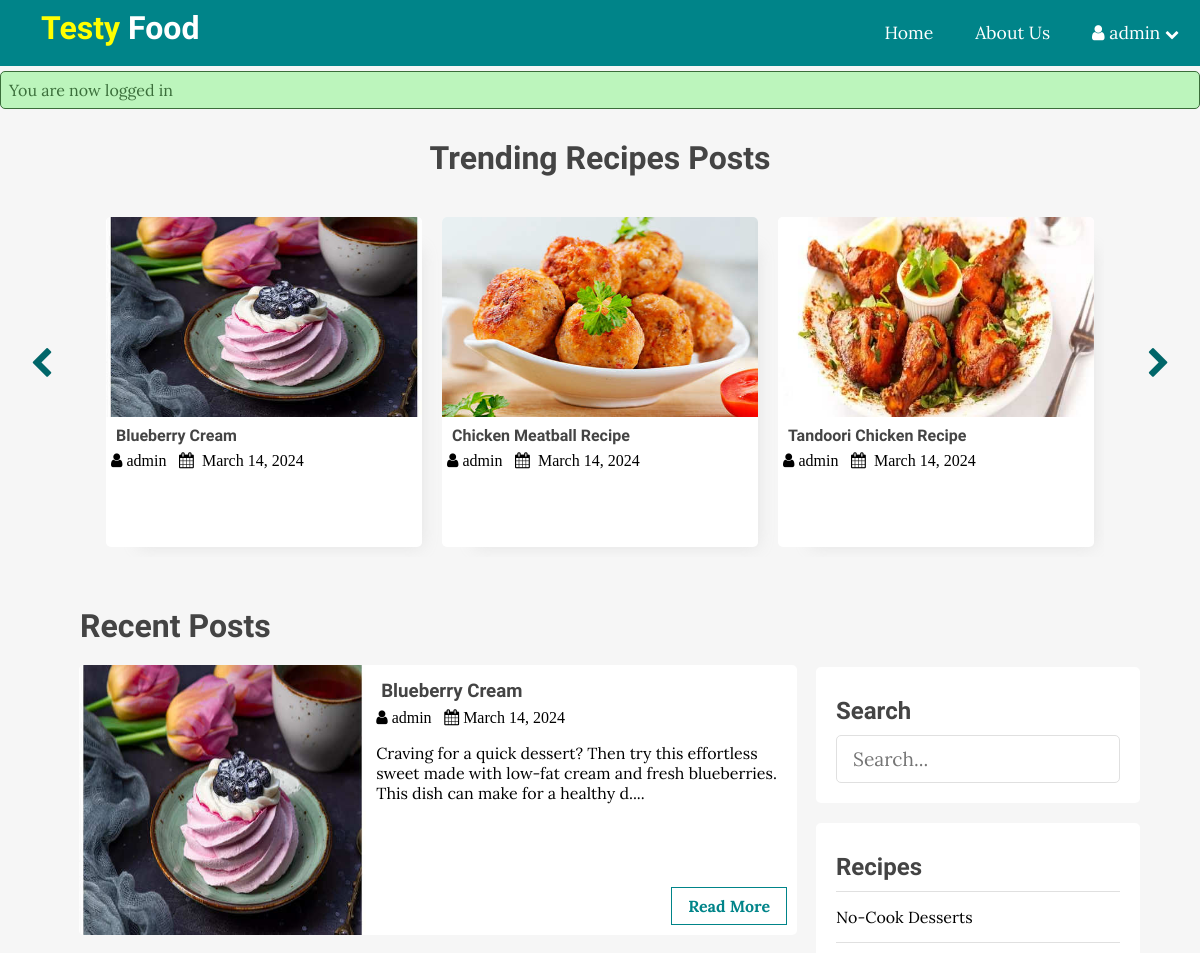
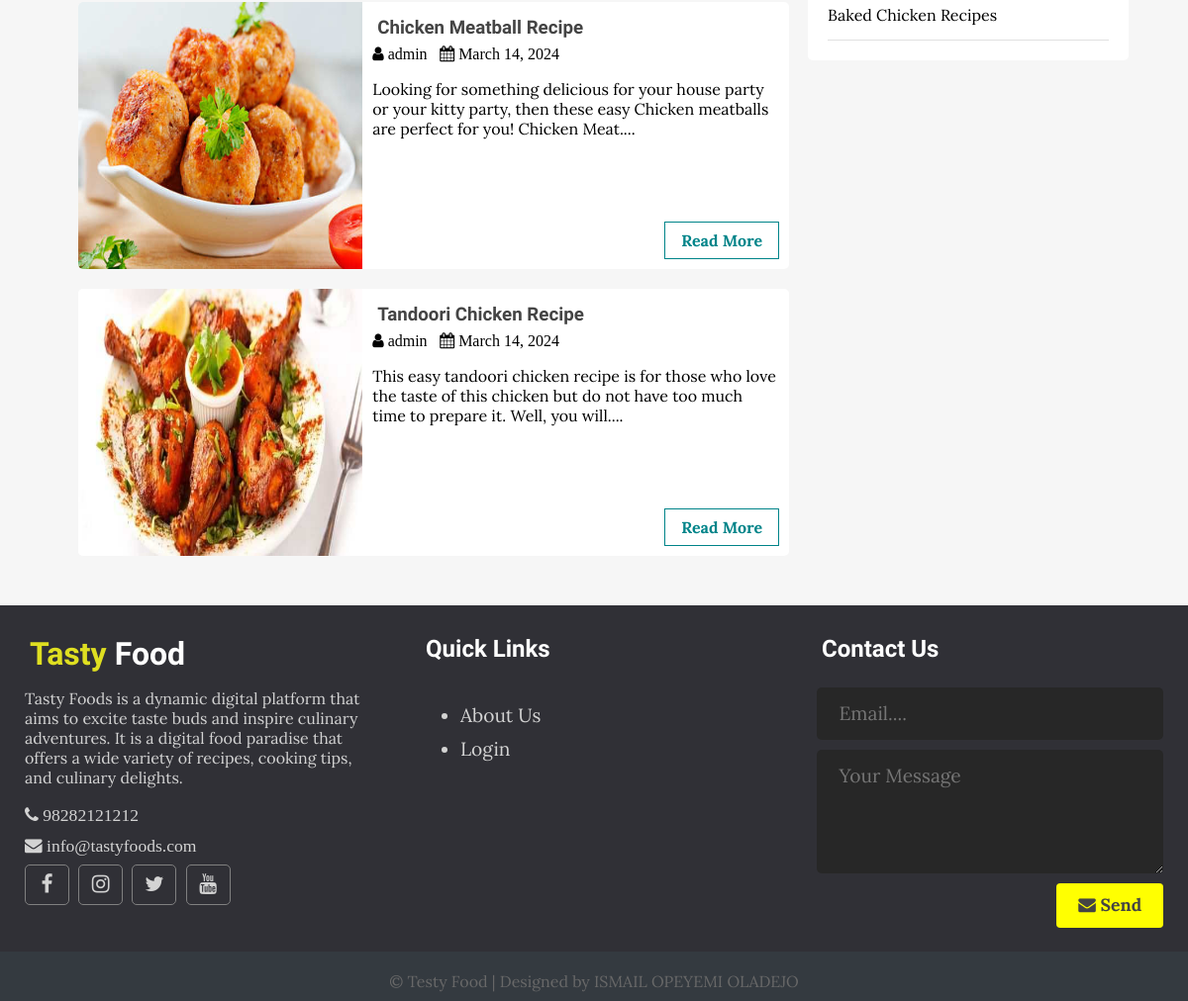
The page / (signed in) on the database its author committed (2 pictures, top to bottom).
### tables this page shows
CREATE TABLE `posts` (
  `id` int(11) NOT NULL,
  `user_id` int(11) NOT NULL,
  `topic_id` int(11) DEFAULT NULL,
  `title` varchar(255) NOT NULL,
  `image` varchar(255) NOT NULL,
  `body` text NOT NULL,
  `published` tinyint(4) NOT NULL,
  `created_at` datetime NOT NULL DEFAULT CURRENT_TIMESTAMP
);

CREATE TABLE `users` (
  `id` int(11) NOT NULL,
  `admin` tinyint(4) NOT NULL,
  `username` varchar(255) NOT NULL,
  `email` varchar(255) NOT NULL,
  `password` varchar(255) NOT NULL,
  `create_at` timestamp NOT NULL DEFAULT CURRENT_TIMESTAMP
);

CREATE TABLE `topics` (
  `id` int(11) NOT NULL,
  `name` varchar(100) NOT NULL,
  `description` text NOT NULL
);

### app/database/db.php (called while the page is built, shortened)
<?php
require('connect.php');
function executeQuery($sql, $data)
{
    global $conn;
    $stmt = $conn ->prepare($sql);
    $values = array_values($data);
    $types = str_repeat('s', count($values));
    $stmt -> bind_param($types, ...$values);
    $stmt -> execute();
    return $stmt;
}
function selectAll($table, $conditions = [])
{
    global $conn;
    $sql = "SELECT * FROM $table";
    if (empty($conditions)){
        $stmt = $conn ->prepare($sql);
        $stmt -> execute();
        $records = $stmt->get_result()->fetch_all(MYSQLI_ASSOC);
        return $records;
    }
}
function getPublishedPosts(){
    $sql = "SELECT p.*, u.username FROM posts AS p JOIN users AS u ON P.user_id=u.id WHERE published=?";
    $stmt = executeQuery($sql, ['published' => 1]);
    $records = $stmt->get_result()->fetch_all(MYSQLI_ASSOC);
    return $records;
}

### app/controllers/topics.php (called while the page is built, shortened)
<?php
include(ROOT_PATH. "/app/database/db.php");
$table = 'topics';
$topics = selectAll($table);

### index.php (the view, shortened to what this page needs)
<?php
include(ROOT_PATH. "/app/controllers/topics.php");
$postTitle = 'Recent Posts';
if(isset($_GET['t_id'])) {
    $posts = getPostsByTopicId($_GET['t_id']);
    $postTitle ="You searched for posts under '" . $_GET['name'] . "'";
}else if (isset($_POST['search-term'])) {
    $postTitle ="You searched for '" . $_POST['search-term'] . "'";
   $posts = searchPosts($_POST['search-term']);
}else{
    $posts = getPublishedPosts();
}
?>
<!DOCTYPE html>
<html>
    <head>
        <link rel="stylesheet" href="https://cdnjs.cloudflare.com/ajax/libs/font-awesome/4.7.0/css/font-awesome.min.css">
        <link rel="stylesheet" href="assets/css/style.css">
    </head>
    <body>
      <?php include(ROOT_PATH. "/app/includes/header.php");?>
      <?php include(ROOT_PATH. "/app/includes/messages.php");?>
      <div class="page-wrapper">
        <div class="post-slider">
            <h1 class="slider-title">Trending Recipes Posts</h1>
            <i class="fa fa-chevron-left prev" aria-hidden="true"></i>
            <i class="fa fa-chevron-right next" aria-hidden="true"></i>
            <div class="post-wrapper">
                <?php foreach ($posts as $post): ?>
                    <div class="post">
                        <img src="<?php echo BASE_URL . '/assets/img/' . $post['image'];?>" alt="" class="slider-image">
                        <div class="post-info">
                            <h4><a href="single.php?id=<?php echo $post['id']; ?>"><?php echo $post['title']; ?></a></h4>
                            <i class="fa fa-user" aria-hidden="true"> <?php echo $post['username']; ?></i>
                            <i class="fa fa-calendar" aria-hidden="true">&nbsp; <?php echo date('F j, Y', strtotime($post['created_at'])); ?></i>
                        </div>
                    </div>
                <?php endforeach;?>
            </div>
        </div>
        <div class="content clearfix">
            <div class="main-content">
                <h1 class="recent-post-title"><?php echo $postTitle; ?></h1>
                <?php foreach ($posts as $post): ?>
                    <div class="post clearfix">
                        <img src="<?php echo BASE_URL . '/assets/img/' . $post['image'];?>" alt="" class="post-image">
                        <div class="post-preview">
                            <h3><a href="single.php?id=<?php echo $post['id']; ?>"><?php echo $post['title']; ?></a></h3>
                            <i class="fa fa-user" aria-hidden="true"> <?php echo $post['username']; ?></i>
                            <i class="fa fa-calendar" aria-hidden="true">&nbsp;<?php echo date('F j, Y', strtotime($post['created_at'])); ?></i>
                            <p class="preview-text">
                            <?php echo html_entity_decode(substr($post['body'], 0, 150) . '....'); ?>
                            </p>
                            <a href="single.php?id=<?php echo $post['id']; ?>" class="btn read-more">Read More</a>
                        </div>
                    </div>
                <?php endforeach;?>
            </div>
            <div class="sidebar">
                <div class="section search">
                    <h2 class="section-title">Search</h2>
                    <form action="index.php" method="post">
                        <input type="text" name="search-term" class="text-input" placeholder="Search...">
                    </form>
                </div>
                <div class="section topics">
                    <h2 class="section-title">Recipes</h2>
                    <ul>
                    <?php foreach ($topics as $key => $topic):?>
                        <li><a href="<?php echo BASE_URL . '/index.php?t_id=' . $topic['id'] . '&name=' . $topic['name'];?>"><?php echo $topic['name'] ;?></a></li>
                    <?php endforeach;?>
                    </ul>
                </div>
            </div>
        </div>
      </div>
      <?php include(ROOT_PATH. "/app/includes/footer.php");?>
    </body>
</html>

### assets/css/style.css (style rules this page uses)
* { box-sizing: border-box; }
html, body { height: 100%; padding: 0px; margin: 0px; background: #f6f6f6; font-family: 'Lora', serif; }
h1, h2, h3, h4, h5, h6 { font-family: 'candal', serif; color: #444; margin: 5px; }
a { text-decoration: none; color: inherit; }
.clearfix::after { content: ''; display: block; clear: both ; }
.btn { padding: .5rem 1rem; background: #ffff01; color: #444; border: 1px solid transparent; border-radius: .25rem; font-weight: bold; font-family: 'Lora', serif; }
.text-input { padding: .7rem 1rem; display: block; width: 100%; border-radius: 5px; border: 1px solid #e0e0e0; outline:none; color: #444; line-height: 1.5rem; font-size: 1.2em; font-family: 'Lora', serif; }
.page-wrapper { min-height: 100%; }
.post-slider { position: relative; }
.post-slider .slider-title { text-align: center; margin: 30px auto; }
.post-slider .next { position: absolute; top: 50%; right: 30px; font-size: 2em; color: #006669; cursor: pointer; }
.post-slider .prev { position: absolute; top: 50%; left: 30px; font-size: 2em; color: #006669; cursor: pointer; }
.post-slider .post-wrapper { width: 84%; height: 350px; margin: 0px auto; overflow: hidden; padding: 10px 0px 10px 0px; }
.post-slider .post-wrapper .post { height: 330px; width: 300px; margin: 0px 10px; display: inline-block; background: white; border-radius: 5px; box-shadow: 1rem 1rem 1rem -1rem #a0a0a033; }
.post-slider .post-wrapper .post .post-info { height: 130px; padding: 0px 5px; }
.post-slider .post-wrapper .post .slider-image { width: 100%; height: 200px; border-top-left-radius: 5px; border-top-right-radius: 5px; }
.content { width: 90%; margin: 30px auto 30px; }
.content .main-content { width: 70%; float: left; }
.content .main-content .post { width: 95%; height: 270px; margin: 20px auto; border-radius: 5px; background: white; position: relative; }
.content .main-content .post .read-more { position: absolute; bottom: 10px; right: 10px; border: 1px solid #008489; background: transparent; border-radius: 0px; color: #008489 !important; }
.content .main-content .post .post-image { width: 40%; height: 100%; float: left; border-top-left-radius: 5px; border-bottom-left-radius: 5px; }
.content .main-content .post .post-preview { width: 60%; padding: 10px; float: right; }
.content .main-content .recent-post-title { margin: 20px; }
.content .sidebar { width: 30%; float: left; }
.content .sidebar .section { background: white; padding: 20px; border-radius: 5px; margin-bottom: 20px; }
.content .sidebar .section .section-title { margin: 10px 0px 10px 0px; }
.content .sidebar .section.search { margin-top: 80px; }
.content .sidebar .section.topics ul { margin: 0px; padding: 0px; list-style: none; border-top: 1px solid #e0e0e0; }
.content .sidebar .section.topics ul li a { display: block; padding: 15px 0px 15px 0px; border-bottom: 1px solid #e0e0e0; transition: all 0.3s; }

### rows shown on the page
posts: image (picture), title "Blueberry Cream", user.username "admin", created_at "March 14, 2024", body "Craving for a quick dessert? Then try this effortless sweet made with low-fat cream and fresh blueberries. This dish can make for a healthy d...."
posts: image (picture), title "Chicken Meatball Recipe", user.username "admin", created_at "March 14, 2024", body "Looking for something delicious for your house party or your kitty party, then these easy Chicken meatballs are perfect for you! Chicken Meat...."
posts: image (picture), title "Tandoori Chicken Recipe", user.username "admin", created_at "March 14, 2024", body "This easy tandoori chicken recipe is for those who love the taste of this chicken but do not have too much time to prepare it. Well, you will...."
topics: name "No-Cook Desserts"
topics: name "Baked Chicken Recipes"

### other values the page prints
$_SESSION ['username'] "admin"
$_SESSION['message'] "You are now logged in"
$postTitle "Recent Posts"
